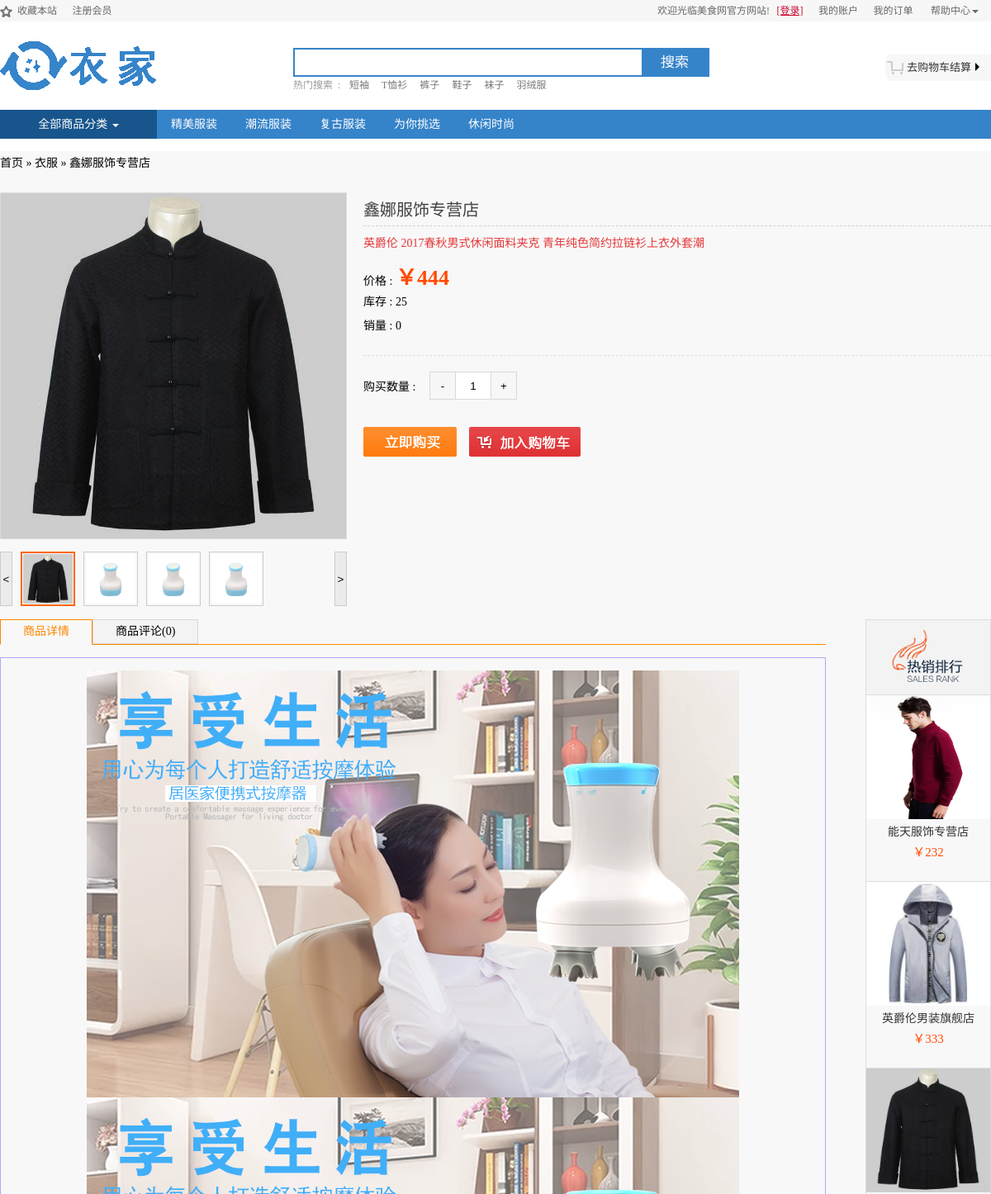
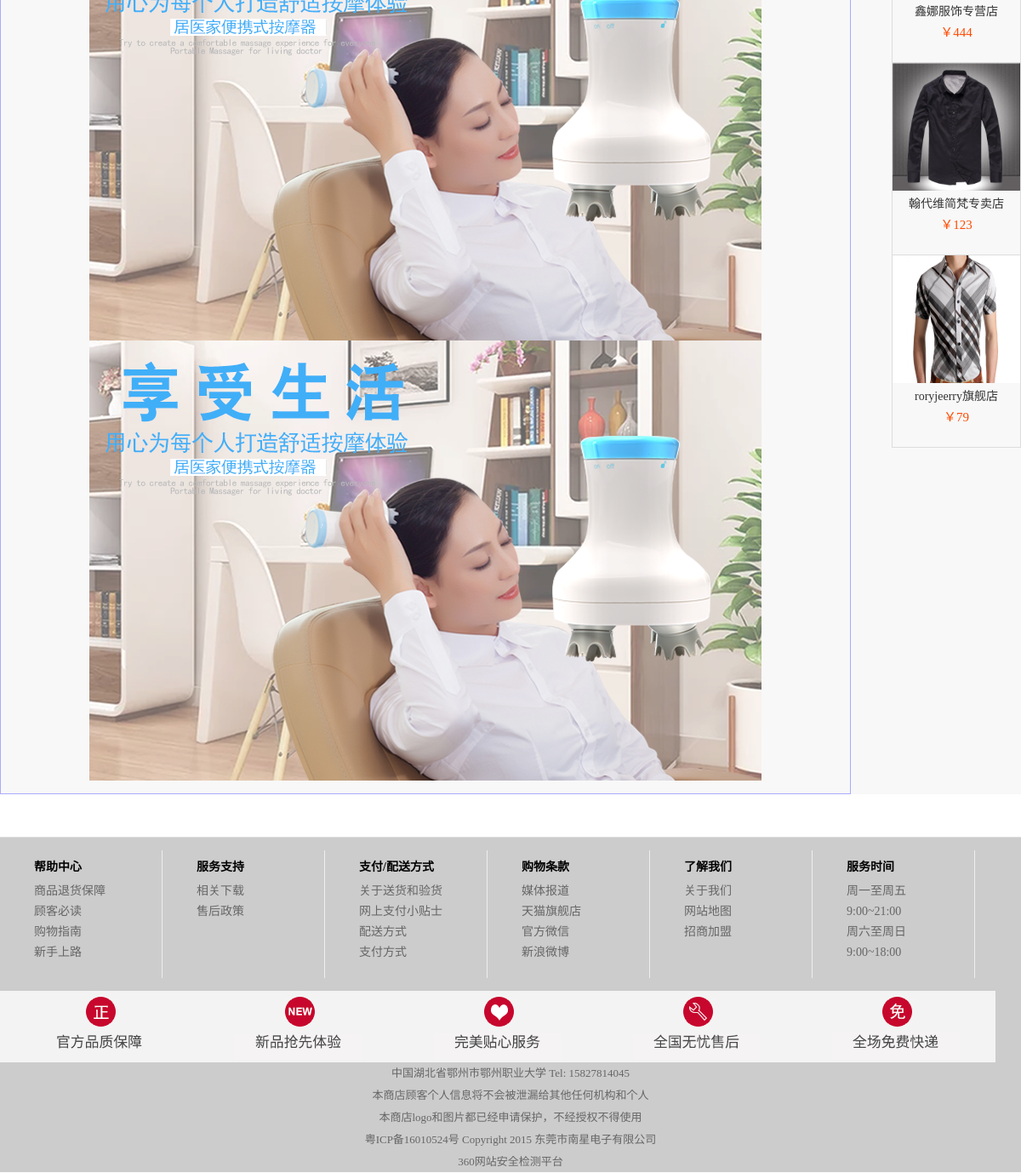
The page /mySite/home/detail?shop_id=3 on the database its author committed (2 pictures, top to bottom).
### tables this page shows
CREATE TABLE `keywords` (
  `id` int(10) UNSIGNED NOT NULL COMMENT 'id' AUTO_INCREMENT primary key,
  `keyword` varchar(100) NOT NULL COMMENT '关键字',
  `frequency` int(10) UNSIGNED NOT NULL DEFAULT '0'
);

CREATE TABLE `nav` (
  `id` int(10) UNSIGNED NOT NULL COMMENT 'id' AUTO_INCREMENT primary key,
  `content` varchar(100) NOT NULL COMMENT '内容',
  `url` varchar(200) NOT NULL
);

CREATE TABLE `shop` (
  `id` int(10) UNSIGNED NOT NULL COMMENT 'id' AUTO_INCREMENT primary key,
  `name` varchar(50) NOT NULL COMMENT '商品名称',
  `intro` varchar(100) NOT NULL COMMENT '商品简介',
  `img` varchar(100) NOT NULL COMMENT '商品图片',
  `currentPrice` float UNSIGNED NOT NULL COMMENT '现价',
  `originalPrice` float UNSIGNED NOT NULL COMMENT '原价',
  `salesVolume` int(10) UNSIGNED NOT NULL DEFAULT '0',
  `repertory` int(10) UNSIGNED NOT NULL,
  `goodsShelf` tinyint UNSIGNED NOT NULL,
  `mail` tinyint UNSIGNED NOT NULL,
  `integral` int(10) UNSIGNED NOT NULL DEFAULT '1000',
  `award` int(10) UNSIGNED NOT NULL,
  `address` varchar(200) NOT NULL,
  `lclassify_id` int(10) UNSIGNED NOT NULL,
  `evaluate_id` int(10) UNSIGNED NOT NULL,
  `pricesection_id` int(10) UNSIGNED NOT NULL
);

CREATE TABLE `lclassify` (
  `id` int(10) UNSIGNED NOT NULL COMMENT 'id' AUTO_INCREMENT primary key,
  `name` varchar(30) NOT NULL COMMENT '内容',
  `bclassify_id` int(10) UNSIGNED NOT NULL COMMENT '大分类id'
);

CREATE TABLE `shopimg` (
  `id` int(10) UNSIGNED NOT NULL AUTO_INCREMENT primary key,
  `shop_id` int(10) UNSIGNED NOT NULL COMMENT '商品id',
  `img` varchar(50) NOT NULL COMMENT '商品图片',
  `info` varchar(50) NOT NULL COMMENT '详情图片'
);

### mySite/home/detail.php (the view, shortened to what this page needs)
<!doctype html>
<html lang="en">
<head>
	<link rel="stylesheet" href="public/css/index.css">
	<link rel="stylesheet" href="public/css/detail.css">
</head>
<body>
	<?php include "public/common/header.php";?>
	<section>
		<?php
		$sqlshop="select shop.*,lclassify.name lname from shop,lclassify where shop.lclassify_id=lclassify.id&&shop.id={$_GET['shop_id']}";
		$smtshop=$pdo->prepare($sqlshop);
		$smtshop->execute();
		$rowshop=$smtshop->fetch();
		 ?>
		<div class="main">
			<div class="detailnav">
				<a href="index.php">首页</a>
				<span>&raquo;</span>
				<a href="class.php?lclassify_id=<?php echo $rowshop['lname']; ?>"><?php echo $rowshop['lname']; ?></a>
				<span>&raquo;</span>
				<span><?php echo $rowshop['name'] ?></span>
			</div>
			<div class="brief">
				<div class="briefLeft">
					<div class="top" id="zoom">
						<img src="/mySite/public/uploads/shop/<?php echo $rowshop['img'] ?>" class="old">
					</div>
					<div class="bottom">
						<button class="left">&lt;</button>
						<ul>
							<li class="active"><img src="/mySite/public/uploads/shop/<?php echo $rowshop['img'] ?>"></li>
							<?php
							$sqlimg="select shopimg.* from shop,shopimg where shopimg.shop_id=shop.id&&shop.id={$_GET['shop_id']}";
							$smtimg=$pdo->prepare($sqlimg);
							$smtimg->execute();
							$rowsimg=$smtimg->fetchAll();
							foreach ($rowsimg as $rowimg) {
								echo "<li><img src='/mySite/public/uploads/shop/{$rowimg['img']}'></li>";
							}
							 ?>
						</ul>
						<button class="right">&gt;</button>
					</div>
				</div>
				<div class="briefRight">
					<h3><?php echo $rowshop['name'] ?></h3>
					<p><?php echo $rowshop['intro'] ?></p>
					<div class="price">
						<p>价格 : <span>￥<?php echo $rowshop['currentPrice'] ?></span></p>
						<p>库存 : <?php echo $rowshop['repertory'] ?></p>
						<p>销量 : <?php echo $rowshop['salesVolume'] ?></p>
					</div>
					<div class="num">
						<span>购买数量 : </span>
						<div>
							<button class="left">-</button>
							<input type="text" value="1" maxlength="2">
							<button class="right">+</button>
						</div>
					</div>
					<?php
					if($_COOKIE['user']){
						echo "<a href='javascript:' id='byshop'><img src='public/img/p-btns_13.png' alt=''></a>";
						echo "<a href='javascript:' id='addshop'><img src='public/img/p-btns_09.png' alt=''></a>";
					}else{
						echo "<a href='logon.php' class='logon'><img src='public/img/p-btns_13.png' alt=''></a>";
						echo "<a href='logon.php' class='logon'><img src='public/img/p-btns_09.png' alt=''></a>";
					}
					 ?>
				</div>
			</div>
			<div class="message">
				<div class="left">
					<ul>
						<li class="active">
							<span class="title">商品详情</span>
						</li>
						<?php
							$a=0;$b=0;$c=0;$d=0;$e=0;$num=0;
							 ?>
						<li>
							<span class="title">商品评论(<?php echo $num ?>)</span>
						</li>
					</ul>
					<ol>
						<li class="active one">
							<?php
							foreach ($rowsimg as $rowimg) {
								echo "<img src='/mySite/public/uploads/shop/{$rowimg['info']}' max-width='900px'>";
							}
							 ?>
						</li>
					</ol>
				</div>
				<div class="right">
					<img src="public/img/0303.png" alt="">
					<ul>
						<?php
						$sqltop="select shop.* from shop,lclassify where shop.lclassify_id=lclassify.id&&lclassify.id={$rowshop['lclassify_id']} order by salesVolume desc limit 0,5";
						$smttop=$pdo->prepare($sqltop);
						$smttop->execute();
						$rowstop=$smttop->fetchAll();
						foreach ($rowstop as $rowtop) {
							echo "<li>
									<a href='detail.php?shop_id={$rowtop['id']}'>
										<img src='/mySite/public/uploads/shop/{$rowtop['img']}' alt=''>
										<p>{$rowtop['name']}</p>
										<span>￥{$rowtop['currentPrice']}</span>
									</a>
								</li>";
						}
						 ?>
					</ul>
				</div>
			</div>
		</div>
	</section>
	<?php include "public/common/footer.php" ?>
</body>
</html>

### mySite/home/public/common/header.php (shortened to what this page needs)
<?php
include "../public/common/config.php";
 ?>
<header>
	<div class="headerTop">
		<div class="main">
			<div class="headerTopLeft">
				<i></i>
				<a href="" class="headerCollect">收藏本站</a>
				<a href="login.php">注册会员</a>
			</div>
			<div class="headerTopRight">
				<span class="greet">欢迎光临美食网官方网站!</span>
				<?php
				if($_COOKIE['user']){
					echo "<a href='personal.php' class='logon'>{$_COOKIE['user']}</a>";
				}else{
					echo "<a href='logon.php' class='logon'>[登录]</a>";
				}
				 ?>
				<a href="personal.php" class="mine">我的账户</a>
				<a href="personal.php?per=1" class="mine">我的订单</a>
				<div>
					<a href="">帮助中心<span class="caret"></span></a>
				</div>
			</div>
		</div>
	</div>
	<div class="headerBottom">
		<div class="main">
			<a href="index.php">
				<img src="/mySite/home/public/img/logo.jpg" alt="" width="200px" height="59px" class="logo">
			</a>
			<div class="middle">
				<div class="seek">
					<input type="text">
					<a href="javascript:">搜索</a>
				</div>
				<span class="hot">热门搜索&nbsp;&nbsp;:</span>
				<ul>
					<?php
						$sql="select * from keywords order by frequency desc limit 0,6";
						$smt=$pdo->prepare($sql);
						$smt->execute();
						$rows=$smt->fetchAll();
						foreach ($rows as $row) {
							echo "<li><a href='class.php?shop={$row['id']}'>{$row['keyword']}</a></li>";
						}
					 ?>
				</ul>
			</div>
			<a href="shop.php" class="close">
				<i></i>
				<span class="settle">去购物车结算<span class="Rcaret"></span></span>
			</a>
		</div>
	</div>
</header>
<nav>
	<div class="main">
		<div class="all">
			<a href="">全部商品分类</a>
			<span class="caret"></span>
		</div>
		<ul class="nav">
			<?php
				$sqlnav="select * from nav";
				$smtnav=$pdo->prepare($sqlnav);
				$smtnav->execute();
				$rowsnav=$smtnav->fetchAll();
				foreach ($rowsnav as $rownav) {
					echo "<li><a href='{$rownav['url']}'>{$rownav['content']}</a></li>";
				}
			 ?>
		</ul>
	</div>
</nav>

### mySite/home/public/common/footer.php
<footer>
	<div class="footerTop">
		<div class="main">
			<ul>
				<li>
					<h4>帮助中心</h4>
					<p><a href="">商品退货保障</a></p>
					<p><a href="">顾客必读</a></p>
					<p><a href="">购物指南</a></p>
					<p><a href="">新手上路</a></p>
				</li>
				<li>
					<h4>服务支持</h4>
					<p><a href="">相关下载</a></p>
					<p><a href="">售后政策</a></p>
				</li>
				<li>
					<h4>支付/配送方式</h4>
					<p><a href="">关于送货和验货</a></p>
					<p><a href="">网上支付小贴士</a></p>
					<p><a href="">配送方式</a></p>
					<p><a href="">支付方式</a></p>
				</li>
				<li>
					<h4>购物条款</h4>
					<p><a href="">媒体报道</a></p>
					<p><a href="">天猫旗舰店</a></p>
					<p><a href="">官方微信</a></p>
					<p><a href="">新浪微博</a></p>
				</li>
				<li>
					<h4>了解我们</h4>
					<p><a href="">关于我们</a></p>
					<p><a href="">网站地图</a></p>
					<p><a href="">招商加盟</a></p>
				</li>
				<li>
					<h4>服务时间</h4>
					<p><a href="">周一至周五</a></p>
					<p><a href="">9:00~21:00</a></p>
					<p><a href="">周六至周日</a></p>
					<p><a href="">9:00~18:00</a></p>
				</li>
			</ul>
		</div>
	</div>
	<div class="footerMiddle">
		<div class="main">
			<ul>
				<li><a href=""><img src="/mySite/home/public/img/1.png" alt=""></a></li>
				<li><a href=""><img src="/mySite/home/public/img/2.png" alt=""></a></li>
				<li><a href=""><img src="/mySite/home/public/img/3.png" alt=""></a></li>
				<li><a href=""><img src="/mySite/home/public/img/4.png" alt=""></a></li>
				<li><a href=""><img src="/mySite/home/public/img/5.png" alt=""></a></li>
			</ul>
		</div>
	</div>
	<div class="footerBottom">
		<p>中国湖北省鄂州市鄂州职业大学  Tel: 15827814045</p>
		<p>本商店顾客个人信息将不会被泄漏给其他任何机构和个人</p>
		<p>本商店logo和图片都已经申请保护，不经授权不得使用</p>
		<p>粤ICP备16010524号 Copyright 2015 东莞市南星电子有限公司</p>
		<p>360网站安全检测平台</p>
	</div>
</footer>

### mySite/home/public/css/index.css (style rules this page uses)
body,header,nav,section,footer,ul,ol,li,a,span,p,h1,h2,h3,h4,h5,h6,input,form,button,dl,dt,dd,div,i,img { margin: 0; padding: 0; }
body { font-family: "微软雅黑"; font-size: 14px; }
a { text-decoration: none; color:#fff; }
ul,ol { list-style: none; }
i { font-style: normal; display: block; }
header { height: 133px; }
nav { height: 35px; background-color: #3583c9; }
section { background-color: #f8f8f8; }
footer { height: 393px; background-color: #ccc; margin-top: 50px; border-top: 1px solid #ddd; }
.main { width:1200px; margin: 0 auto; }
.headerTop { height: 26px; background-color: #f7f7f7; }
.headerTopLeft { position:relative; width: 200px; float: left; }
.headerTopLeft i { position:absolute; top:7px; width:20px; height:20px; background: url("/mySite/home/public/img/bg1.gif") 0 -34px no-repeat; }
.headerTopRight { position: relative; width: 404px; float: right; }
.headerTop a { color:#676767; font-size: 12px; line-height: 26px; }
.headerCollect { margin-left:21px; margin-right:15px; }
span.caret { display: inline-block; width: 0; height: 0; margin-left: 2px; vertical-align: middle; border-top: 4px dashed; border-top: 4px solid\9; border-right: 4px solid transparent; border-left: 4px solid transparent; }
span.Rcaret { display: inline-block; width: 0; height: 0; border-top:5px solid transparent; border-right:5px solid transparent; border-bottom:5px solid transparent; border-left:5px solid #000; margin-left: 5px; }
.headerTopRight span.greet { color:#676767; font-size: 12px; }
.headerTopRight a.logon { color:#C9062C; text-decoration: underline; margin-left:5px; }
.headerTopRight a.mine { margin-left: 15px; }
.headerTopRight div { position: absolute; right: 0px; top: 0px; padding: 0 15px 5px 9px; z-index: 999; }
.headerBottom img.logo { float:left; margin-top:24px; }
.headerBottom .middle { position: relative; float:left; padding-top: 32px; padding-left: 155px; }
.headerBottom .seek { width:500px; height:31px; border:2px solid #3584c9; }
.headerBottom .seek a { display: block; width:80px; height:100%; float: right; background-color: #3584c9; text-align: center; line-height: 31px; font-size: 17px; }
.headerBottom .seek input { width:405px; height:31px; border:none; padding-left: 15px; }
.headerBottom .hot { color:rgb(153,153,153); font-size: 12px; }
.headerBottom ul { position:absolute; left:223px; bottom:0; }
.headerBottom li { float:left; }
.headerBottom li a { color:rgb(119,119,119); font-size: 12px; margin-right: 15px; }
.headerBottom a.close { position: relative; float:right; margin-top:40px; width:126px; height:32px; background-color: #f7f7f7; line-height: 32px; }
.headerBottom span.settle { color:#333; margin-left: 24px; font-size: 13px; }
.headerBottom a.close i { position: absolute; left: -2px; top: 5px; display: block; width:26px; height: 20px; background: url("/mySite/home/public/img/shop.png"); }
.all { float:left; width:190px; height:35px; line-height: 35px; text-align: center; background-color: #17558c; }
ul.nav { float:left; }
ul.nav li { float:left; line-height: 35px; padding: 0 17px; }
.all .caret { color:white; }
.footerTop { height:150px; padding: 15px 0; }
.footerTop li { float: left; width:150px; height:150px; border-right:1px solid #eee; padding-left: 40px; }
.footerTop h4 { padding: 8px 0; }
.footerTop p { line-height: 24px; }
.footerTop p a { color:#666; }
.footerMiddle { height:80px; }
.footerMiddle li { float: left; padding: 0 42px; background-color: #f3f3f3; }
.footerBottom::before { content:""; display: block; clear: both; }
.footerBottom { height:130px; text-align: center; }
.footerBottom p { line-height: 26px; color:#666; font-size: 13px; }

### rows shown on the page
keywords: keyword "短袖"
keywords: keyword "T恤衫"
keywords: keyword "裤子"
keywords: keyword "鞋子"
keywords: keyword "袜子"
keywords: keyword "羽绒服"
nav: content "精美服装"
nav: content "潮流服装"
nav: content "复古服装"
nav: content "为你挑选"
nav: content "休闲时尚"
shop: lclassify.name "衣服", name "鑫娜服饰专营店", img (picture), intro "英爵伦 2017春秋男式休闲面料夹克 青年纯色简约拉链衫上衣外套潮", currentPrice "444", repertory "25", salesVolume "0"
shopimg: img (picture), info (picture)
shopimg: img (picture), info (picture)
shopimg: img (picture), info (picture)
shop: img (picture), name "能天服饰专营店", currentPrice "232"
shop: img (picture), name "英爵伦男装旗舰店", currentPrice "333"
shop: img (picture), name "翰代维简梵专卖店", currentPrice "123"
shop: img (picture), name "roryjeerry旗舰店", currentPrice "79"

### other values the page prints
$num "0"
